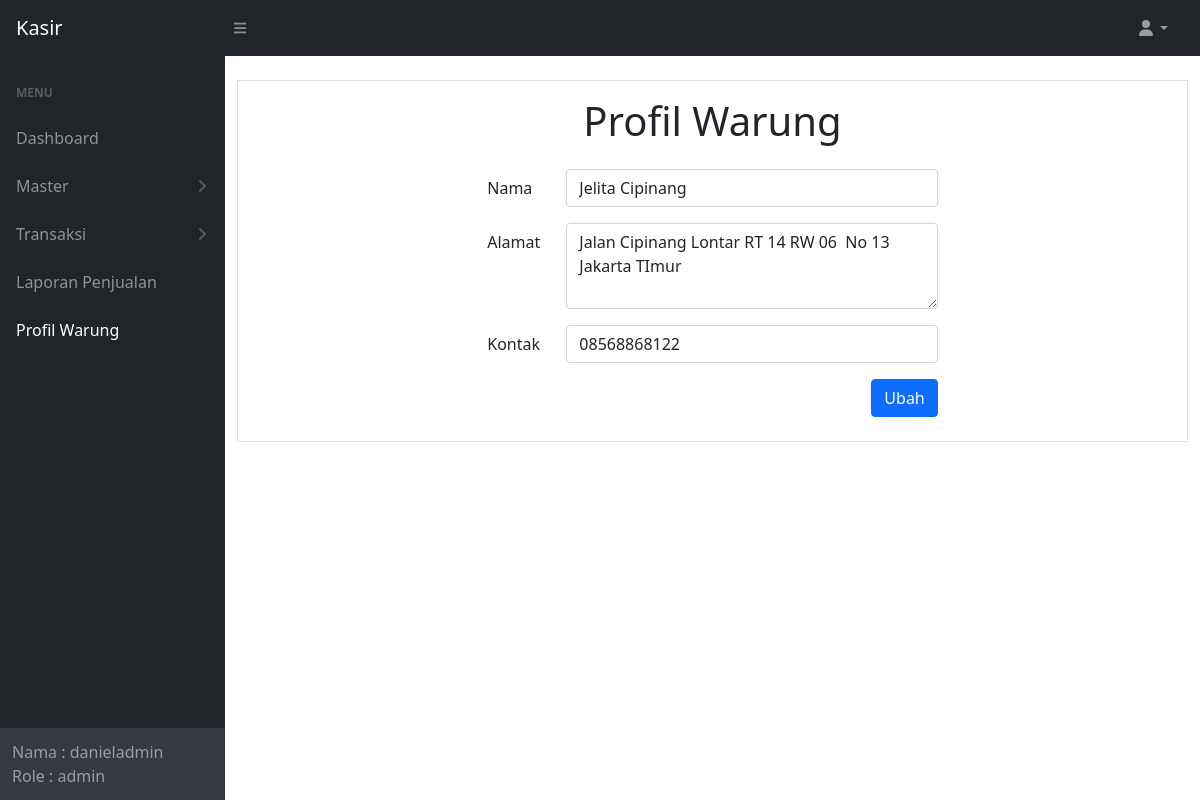
The page /profil-warung/index.php (signed in) on the database its author committed.
### tables this page shows
CREATE TABLE `profil` (
  `nama_warung` varchar(255) NOT NULL,
  `alamat` varchar(255) NOT NULL,
  `kontak` varchar(20) NOT NULL
);

### profil-warung/index.php (the view, shortened to what this page needs)
<?php
require  '../function.php';
$p = "SELECT * FROM  profil";
$result = mysqli_query($conn, $p);
$row = mysqli_fetch_assoc($result);
?>
<!DOCTYPE html>
<html lang="en">
<head>
  <link rel="stylesheet" type="text/css" href="<?php echo BASEURL; ?>/assets/css/styles.css">
</head>
<body class="sb-nav-fixed">
  <?php include '../partials/top_nav.php'; ?>
  <div id="layoutSidenav">
    <div id="layoutSidenav_nav">
      <?php include '../partials/sidebar.php'; ?>
    </div>
    <div id="layoutSidenav_content">
      <main>
        <div class="container-fluid px-4">
          <div class="row justify-content-center mt-4 mb-4 border">
            <div class="col-md-6">
              <h1 class="mt-3 mb-4 text-center">Profil Warung</h1>
              <form action="<?php echo BASEURL; ?>/profil-warung/" method="post" novalidate>
                <div class="row mb-3">
                  <label class="col-sm-2 col-form-label" for="nama_warung">Nama </label>
                  <div class="col-sm-10">
                    <input type="text" class="form-control <?php echo isset($errors['nama_warung']) ? 'is-invalid' : '' ?>"" id=" nama_warung" placeholder="Masukkan Nama Warung" name="nama_warung" value="<?php echo $row['nama_warung']; ?>" maxlength="58" required>
                  </div>
                </div>
                <div class="row mb-3">
                  <label class="col-sm-2 col-form-label" for="alamat">Alamat</label>
                  <div class="col-sm-10">
                    <textarea class="form-control <?php echo isset($errors['alamat']) ? 'is-invalid' : '' ?>"" id=" alamat" name="alamat" rows="3" maxlength="250"><?php echo $row['alamat']; ?></textarea>
                  </div>
                </div>
                <div class="row mb-3">
                  <label class="col-sm-2 col-form-label" for="kontak">Kontak</label>
                  <div class="col-sm-10">
                    <input type="text" class="form-control <?php echo isset($errors['kontak']) ? 'is-invalid' : '' ?>" id=" kontak" placeholder="Masukkan Kontak" name="kontak" maxlength="13" value="<?php echo $row['kontak']; ?>" required>
                  </div>
                </div>
                <div class="row justify-content-center">
                  <div class="col-md-12 mb-4">
                    <button type="submit" class="btn btn-primary ms-2 float-end">Ubah</button>
                  </div>
                </div>
            </div>
          </div>
        </div>
    </div>
  </div>
</body>
</html>

### rows shown on the page
profil: nama_warung "Jelita Cipinang", alamat "Jalan Cipinang Lontar RT 14 RW 06 No 13 Jakarta TImur", kontak "08568868122"

### other values the page prints
$username "danieladmin"
$role "admin"
